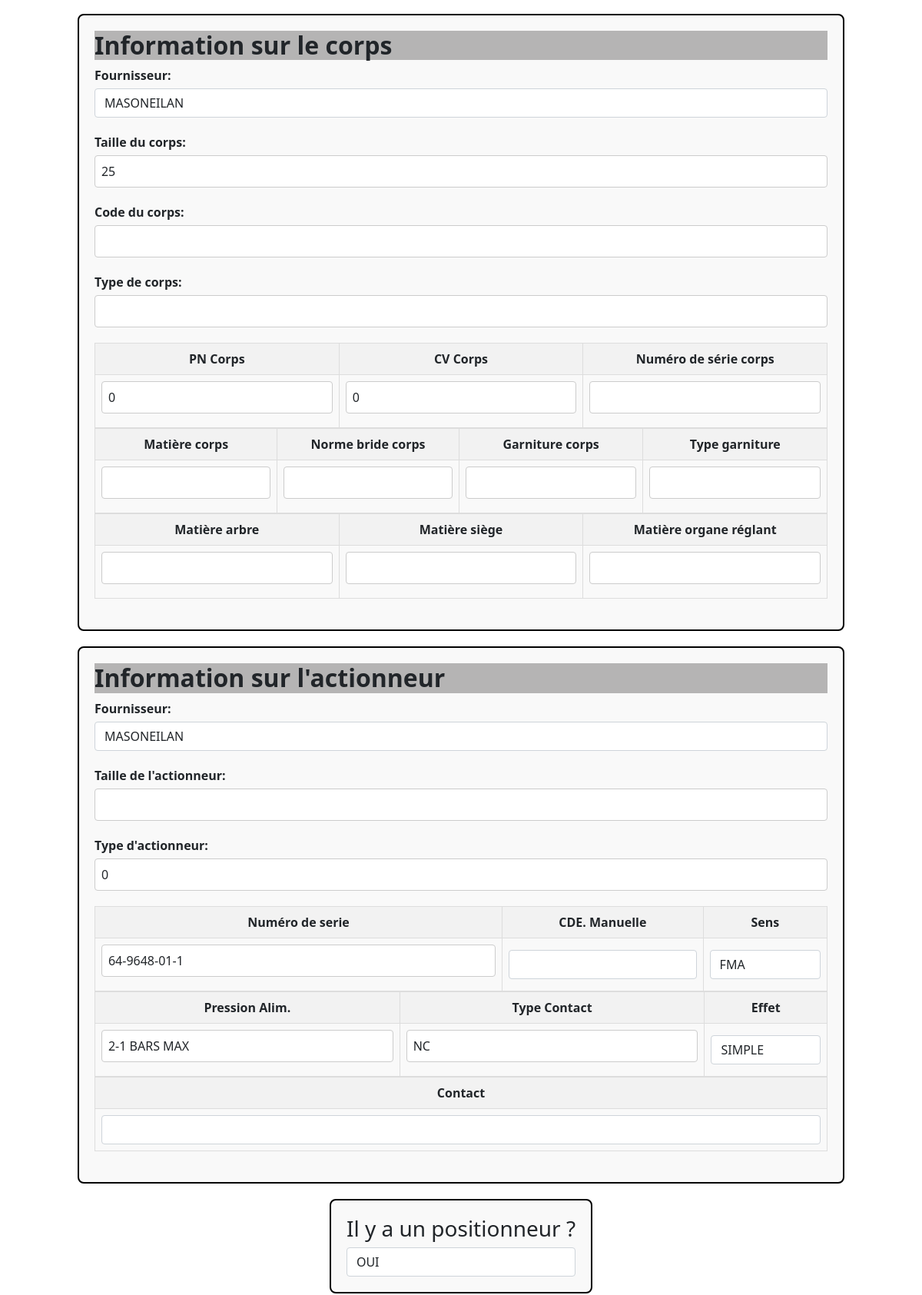
The page /vanne/634/edit (signed in, middle part) on the database as committed earlier.
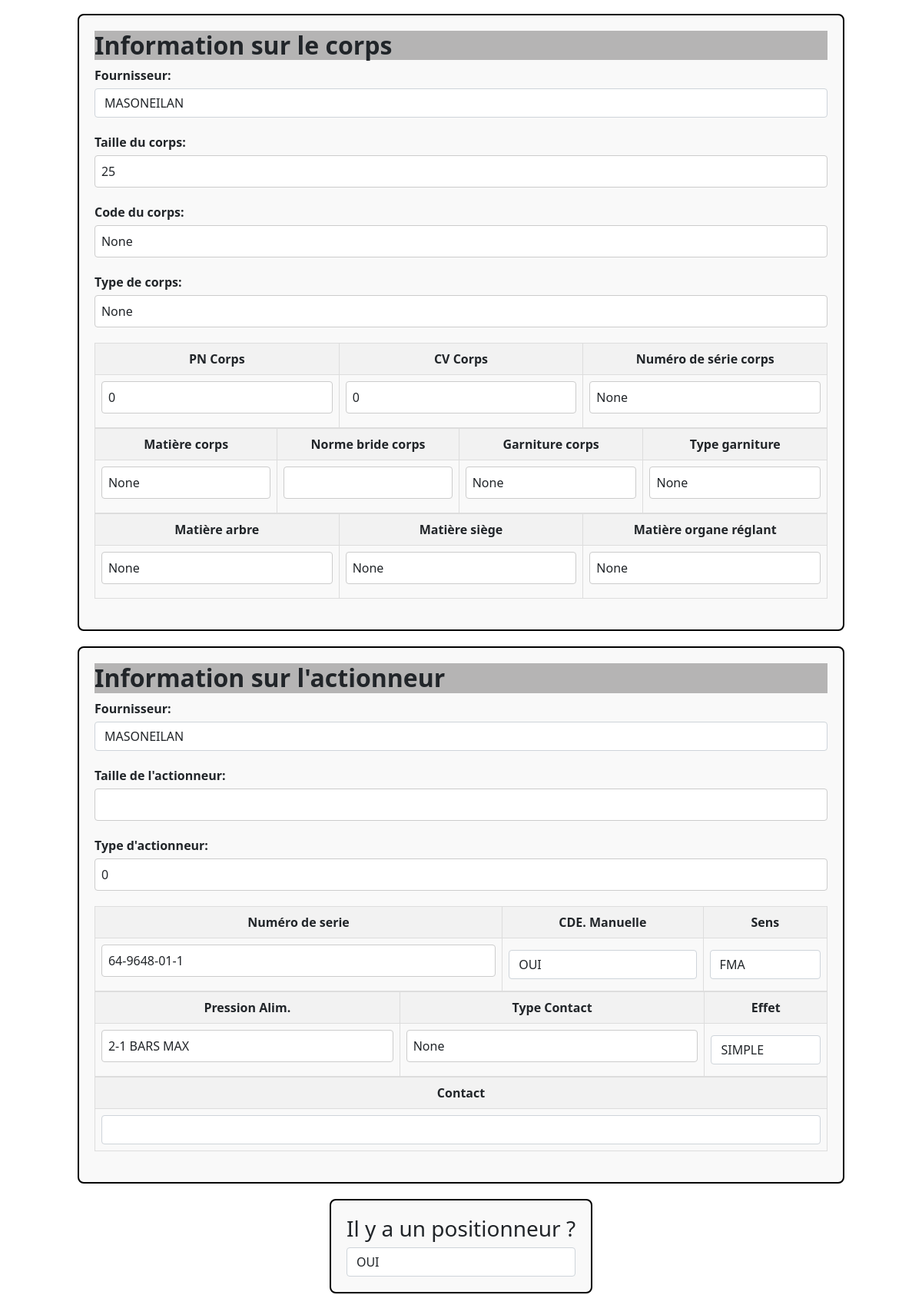
The same page on the database as committed later.
### appliVanne/models.py (models this page shows)
class Vanne(models.Model):
    class Meta:
        db_table = 'VANNES'
    id_vanne = models.AutoField(primary_key=True, unique=True, verbose_name="ID de la vanne")
    id_atelier = models.ForeignKey('ATELIER', to_field='id_atelier', on_delete=models.CASCADE, null=True, verbose_name="ID de l'atelier")
    repere_vanne = models.CharField(max_length=255, null=True, blank=True, verbose_name="Repère de la vanne")
    affectation_vanne = models.CharField(max_length=255, null=True, blank=True, verbose_name="Affectation de la vanne")
    machine_vanne = models.CharField(max_length=255, null=True, blank=True, verbose_name="Machine de la vanne")
    numero_commande = models.CharField(max_length=20, null=True, blank=True, verbose_name="Numéro de commande")
    id_actionneur = models.ForeignKey('ACTIONNEUR', to_field='id_actionneur', on_delete=models.CASCADE, null=True, verbose_name="ID de l'actionneur")
    id_corps = models.ForeignKey('CORPS', to_field='id_corps', on_delete=models.CASCADE, null=True, verbose_name="ID du corps")
    id_positionneur = models.ForeignKey('POSITIONNEUR', to_field='id_positionneur', on_delete=models.CASCADE, null=True, blank=True, verbose_name="ID du positionneur")
    id_fournisseur_vannes = models.ForeignKey('FOURNISSEUR', to_field='id_fournisseur', on_delete=models.CASCADE, default=0, null=True, verbose_name="ID du fournisseur de vannes")
    type_vannes = models.CharField(max_length=255, null=True, blank=True, verbose_name="Type de vannes")
    organe_reglant = models.CharField(max_length=255, null=True, blank=True, verbose_name="Organe réglant")
    freq_revision = models.IntegerField(null=True, blank=True, verbose_name="Fréquence de révision")
    derniere_revision = models.IntegerField(null=True, blank=True, verbose_name="Date de la dernière révision")
    voir_en = models.IntegerField(null=True, blank=True, verbose_name="Date de la prochaine révision")
    en_service_vanne = models.IntegerField(default=1, blank=True, verbose_name="En service")
    date_commande = models.DateField(null=True, blank=True, verbose_name="Date de la commande")
    tracker = FieldTracker()
    def format_date_commande(self):
        if(self.date_commande is None):
            return "1500-01-01"
        return formats.date_format(self.date_commande, format='Y-m-d')

class ACTIONNEUR(models.Model):
    class Meta:
        db_table = 'ACTIONNEUR'
    id_actionneur = models.AutoField(primary_key=True, unique=True, verbose_name="ID de l'actionneur")
    id_fournisseur = models.ForeignKey('FOURNISSEUR', to_field='id_fournisseur', on_delete=models.CASCADE, verbose_name="ID du fournisseur")
    num_serie_actionneur = models.CharField(max_length=255, null=True, blank=True, verbose_name="Numéro de série de l'actionneur")
    type_actionneur = models.CharField(max_length=255, null=True, blank=True, verbose_name="Type de l'actionneur")
    taille_actionneur = models.CharField(max_length=255, null=True, blank=True, verbose_name="Taille de l'actionneur")
    type_contact_actionneur = models.CharField(max_length=255, null=True, blank=True, verbose_name="Type de contact de l'actionneur")
    pression_alimentation = models.CharField(max_length=255, null=True, blank=True, verbose_name="Pression d'alimentation de l'actionneur")
    sens_actionneur = models.CharField(max_length=255, null=True, blank=True, verbose_name="Sens de l'actionneur")
    contact_ouv_ferm_actionneur = models.CharField(max_length=255, null=True, blank=True, verbose_name="Contact ouverture/fermeture de l'actionneur")
    actionneur_simpl_double_effet = models.CharField(max_length=255, null=True, blank=True, verbose_name="Actionneur simple/double effet")
    commande_manuel = models.CharField(max_length=255, null=True, blank=True, verbose_name="Commande manuelle de l'actionneur")
    tracker = FieldTracker()

class FOURNISSEUR(models.Model):
    class Meta:
        db_table = 'FOURNISSEUR'
    id_fournisseur = models.AutoField(primary_key=True, unique=True, verbose_name="ID du fournisseur")
    nom_fournisseur = models.CharField(max_length=255, verbose_name="Nom du fournisseur")
    email_fournisseur = models.EmailField(verbose_name="Adresse e-mail du fournisseur")
    tel_fournisseur = models.CharField(max_length=255, verbose_name="Numéro de téléphone du fournisseur")

class CORPS(models.Model):
    class Meta:
        db_table = 'CORPS'
    id_corps = models.AutoField(primary_key=True, unique=True, verbose_name="ID du corps")
    id_fournisseur = models.ForeignKey('FOURNISSEUR', to_field='id_fournisseur', on_delete=models.CASCADE, verbose_name="ID du fournisseur")
    type_corps = models.CharField(max_length=255,null=True, blank=True, verbose_name="Type de corps")
    num_serie_corps = models.CharField(max_length=255,null=True, blank=True, verbose_name="Numéro de série du corps")
    dn_corps = models.CharField(max_length=255,null=True, blank=True, verbose_name="DN du corps")
    pn_corps = models.CharField(max_length=255,null=True, blank=True, verbose_name="PN du corps")
    cv_corps = models.CharField(max_length=255,null=True, blank=True, verbose_name="CV du corps")
    norme_bride_corps = models.CharField(max_length=255,null=True, blank=True, verbose_name="Norme de bride du corps")
    code_corps = models.CharField(max_length=255,null=True, blank=True, verbose_name="Code du corps")
    matiere_arbre_corps = models.CharField(max_length=255,null=True, blank=True, verbose_name="Matière de l'arbre du corps")
    matiere_siege_corps = models.CharField(max_length=255,null=True, blank=True, verbose_name="Matière du siège du corps")
    matiere_org_reglant_corps = models.CharField(max_length=255,null=True, blank=True, verbose_name="Matière de l'organe réglant du corps")
    corps_corps = models.CharField(max_length=255,null=True, blank=True, verbose_name="Corps du corps")
    matiere_garnitures_corps = models.CharField(max_length=255,null=True, blank=True, verbose_name="Matière des garnitures du corps")
    type_garniture_corps = models.CharField(max_length=255,null=True, blank=True, verbose_name="Type de garniture du corps")
    tracker = FieldTracker()

### appliVanne/views.py (the view)
# urls.py: path('vanne/<int:id_vanne>/edit', views.edit, name='edit'),
def edit(request, id_vanne):
    if request.user.is_authenticated:
        LesVannes  = Vanne.objects.all()
        LesAtelier  = ATELIER.objects.all()
        lesFournisseur = FOURNISSEUR.objects.all()
        typePos = TYPEPOSITIONNEUR.objects.all()
        id_atelier_special = 14  # Mettez l'ID spécial pour ATELIER qui doit venir en dernier
        LesAtelier = ATELIER.objects.annotate(
            sort=Case(
                When(id_atelier=id_atelier_special, then=Value(1)),
                default=Value(0),
                output_field=IntegerField(),
            )
        ).order_by('sort', 'id_atelier')
        id_fournisseur_special = 45  # Mettez l'ID spécial pour FOURNISSEUR qui doit venir en dernier
        lesFournisseur = FOURNISSEUR.objects.annotate(
            sort=Case(
                When(id_fournisseur=id_fournisseur_special, then=Value(1)),
                default=Value(0),
                output_field=IntegerField(),
            )
        ).order_by('sort', 'id_fournisseur')
        lavanne = Vanne.objects.get(id_vanne=id_vanne)
        date_commande = lavanne.format_date_commande()
        return render(request, "appliVanne/edit.html", {"vanne": lavanne, "listVannes": LesVannes, "listAtelier": LesAtelier, "listFournisseur": lesFournisseur, "listTypePos": typePos, "date_commande":date_commande})
    else:
        return redirect('login')

### appliVanne/templates/appliVanne/edit.html (shortened to what the changed rows need)
{% extends "appliVanne/base.html" %} {% load static %} {% block title %} Modifier Vanne {% endblock %}
{% block extra_css%}
<link
  rel="stylesheet"
  href="{% static 'appliVanne/CSS/styleCreationVanne.css' %}" />
{% endblock %}
{% block main %}
    <form action="{% url 'traitementModifVanne' %}" method="POST" id="leformulaire">
        <div id="infoCorps">
            <h2 class="bold"> Information sur le corps </h2>
            <div class="form-group">
                <label for="id_fournisseur">Fournisseur:</label>
                <select name="id_fournisseur" id="id_fournisseur" class="form-control">
                    {% for frn in listFournisseur %}
                    <option value="{{frn.id_fournisseur}}" {% if frn.id_fournisseur == vanne.id_corps.id_fournisseur.id_fournisseur %}selected{% endif %}>{{ frn.nom_fournisseur }}</option>
                    {% endfor %}
                </select>
            </div>
            <div class="form-group">
                <label for="taille_corps">Taille du corps:</label>
                <input type="number" name="taille_corps" id="taille_corps" class="form-control" value="{{ vanne.id_corps.dn_corps }}">
            </div>
            <div class="form-group">
                <label for="code_corps">Code du corps:</label>
                <input type="text" name="code_corps" id="code_corps" class="form-control" value="{{ vanne.id_corps.code_corps }}">
            </div>
            <div class="form-group">
                <label for="type_corps">Type de corps:</label>
                <input type="text" name="type_corps" id="type_corps" class="form-control" value="{{ vanne.id_corps.type_corps }}">
            </div>
            <div class="table-container">
                <table>
                    <tr>
                        <th>PN Corps</th>
                        <th>CV Corps</th>
                        <th>Numéro de série corps</th>
                    </tr>
                    <tr>
                        <td><input type="number" name="pn_corps" class="form-control" value="{{ vanne.id_corps.pn_corps }}"></td>
                        <td><input type="number" name="cv_corps" class="form-control" value="{{ vanne.id_corps.cv_corps }}"></td>
                        <td><input type="text" name="numero_serie_corps" class="form-control" value="{{ vanne.id_corps.num_serie_corps }}"></td>
                    </tr>
                </table>
                <table>
                    <tr>
                        <th>Matière corps</th>
                        <th>Norme bride corps</th>
                        <th>Garniture corps</th>
                        <th>Type garniture</th>
                    </tr>
                    <tr>
                        <td><input type="text" name="corps_corps" class="form-control" value="{{ vanne.id_corps.corps_corps }}"></td>
                        <td><input type="text" name="garniture_corps" class="form-control" value="{{ vanne.id_corps.matiere_garnitures_corps }}"></td>
                        <td><input type="text" name="type_garniture" class="form-control" value="{{ vanne.id_corps.type_garniture_corps }}"></td>
                    </tr>
                </table>
                <table>
                    <tr>
                        <th>Matière arbre</th>
                        <th>Matière siège</th>
                        <th>Matière organe réglant</th>
                    </tr>
                    <tr>
                        <td><input type="text" name="matiere_arbre" id="id_matiere_arbre" class="form-control" value="{{ vanne.id_corps.matiere_arbre_corps }}"></td>
                        <td><input type="text" name="matiere_siege" id="id_matiere_siege" class="form-control" value="{{ vanne.id_corps.matiere_siege_corps }}"></td>
                        <td><input type="text" name="matiere_organe_reglant" id="id_matiere_organe_reglant" class="form-control" value="{{ vanne.id_corps.matiere_org_reglant_corps }}"></td>
                    </tr>
                </table>
            </div>
        </div>
        <div id="infoActionneur">
            <h2 class="bold"> Information sur l'actionneur </h2>
            <div class="form-group">
                <label for="fournisseur">Fournisseur:</label>
                <select name="id_fournisseur_actionneur" id="id_fournisseur_actionneur" class="form-control">
                    {% for frn in listFournisseur %}
                    <option value="{{frn.id_fournisseur}}" {% if frn.id_fournisseur == vanne.id_actionneur.id_fournisseur.id_fournisseur %} selected {% endif %}>{{ frn.nom_fournisseur }}</option>
                    {% endfor %}
                </select>
            </div>
            <div class="form-group">
                <label for="taille_actionneur">Taille de l'actionneur:</label>
                <input type="number" name="taille_actionneur" id="id_taille_actionneur" class="form-control" value="{{vanne.id_actionneur.taille_actionneur }}">
            </div>
            <div class="form-group">
                <label for="type_actionneur">Type d'actionneur:</label>
                <input type="text" name="type_actionneur" id="id_type_actionneur" class="form-control" value="{{ vanne.id_actionneur.type_actionneur}}">
            </div>
            <div class="table-container">
                <table>
                    <tr>
                        <th>Numéro de serie</th>
                        <th>CDE. Manuelle</th>
                        <th>Sens</th>
                    </tr>
                    <tr>
                        <td><input type="text" name="numero_serie_actionneur" id="id_numero_serie_actionneur" class="form-control" value="{{ vanne.id_actionneur.num_serie_actionneur }}"></td>
                        <td>
                            <select name="commande_manuelle_actionneur" id="id_commande_manuelle_actionneur" class="form-control">
                                <option value="" {% if vanne.id_actionneur.commande_manuel == '' %}selected{% endif %}></option>
                                <option value="OUI" {% if vanne.id_actionneur.commande_manuel == 'OUI' %}selected{% endif %}>OUI</option>
                            </select>
                        </td>
                        <td>
                            <select name="sens_actionneur" id="id_sens_actionneur" class="form-control">
                                <option value="FMA" {% if vanne.id_actionneur.sens_actionneur == 'FMA' %} selected {% endif %}>FMA</option>
                            </select>
                        </td>
                    </tr>
                </table>
                <table>
                    <tr>
                        <th>Pression Alim.</th>
                        <th>Type Contact</th>
                        <th>Effet</th>
                    </tr>
                    <tr>
                        <td><input type="text" name="pression_alimentation" id="id_pression_alimentation" class="form-control" value="{{ vanne.id_actionneur.pression_alimentation }}"></td>
                        <td><input type="text" name="type_contact" id="type_contact" class="form-control" value="{{ vanne.id_actionneur.type_contact_actionneur }}"></td>
                        <td>
                            <select name="type_effet" id="id_type_effet" class="form-control">
                                <option value="SIMPLE" {% if vanne.id_actionneur.actionneur_simpl_double_effet == 'SIMPLE' %} selected {% endif %}>SIMPLE</option>
                            </select>
                        </td>
                    </tr>
                </table>
                <table>
                    <tr>
                        <th>Contact</th>
                    </tr>
                </table>
            </div>
        </div>
        <div class="form-group">
            <div id="infoPositionneurBIS">
            <h3>Il y a un positionneur ?</h3>
            <select name="presence_positionneur" id="presence_positionneur" class="form-control">
                <option value='1' {% if vanne.id_positionneur != null %} selected {% endif %}>OUI</option>
            </select>
            </div>
        </div>
    </form>
    {% endblock %}

Rows that differ between the two databases and show on the page:
changed through a linked row, Vanne "OUI": code_corps (not shown) → "None"; type_corps (not shown) → "None"; numero_serie_corps (not shown) → "None"; corps_corps (not shown) → "None"; garniture_corps (not shown) → "None"; type_garniture (not shown) → "None"; matiere_arbre (not shown) → "None"; matiere_siege (not shown) → "None"; matiere_organe_reglant (not shown) → "None"; commande_manuelle_actionneur (not shown) → "OUI"; type_contact "NC" → "None"
